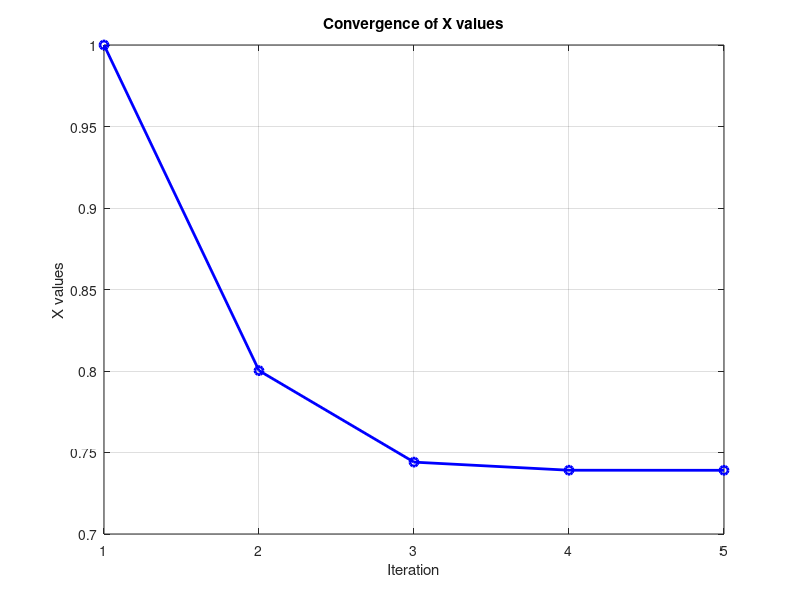
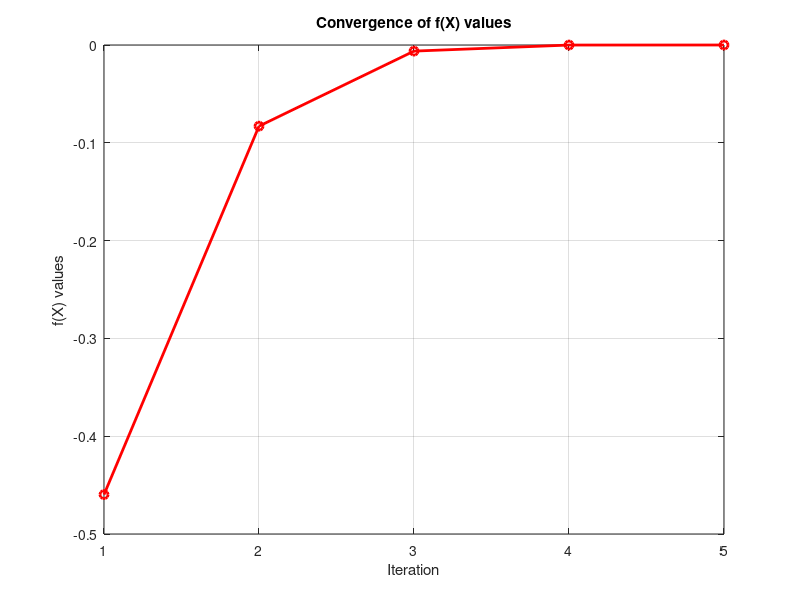
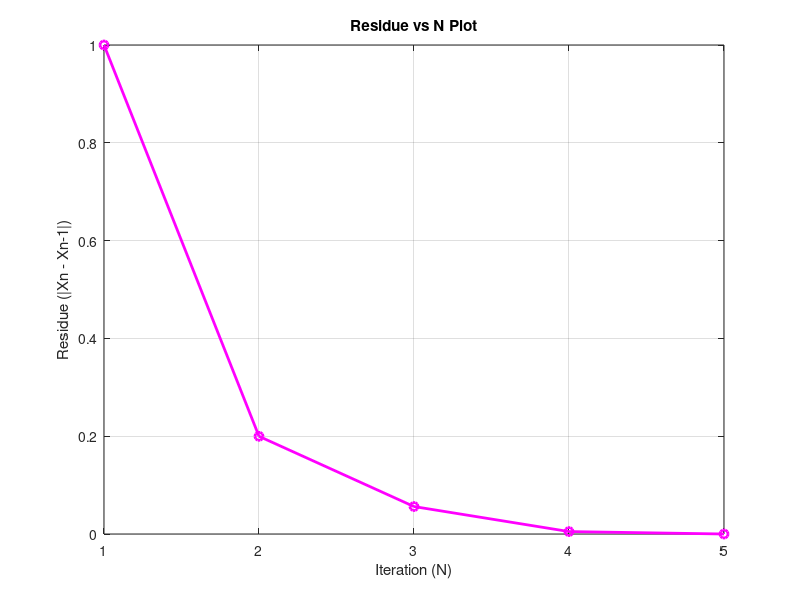
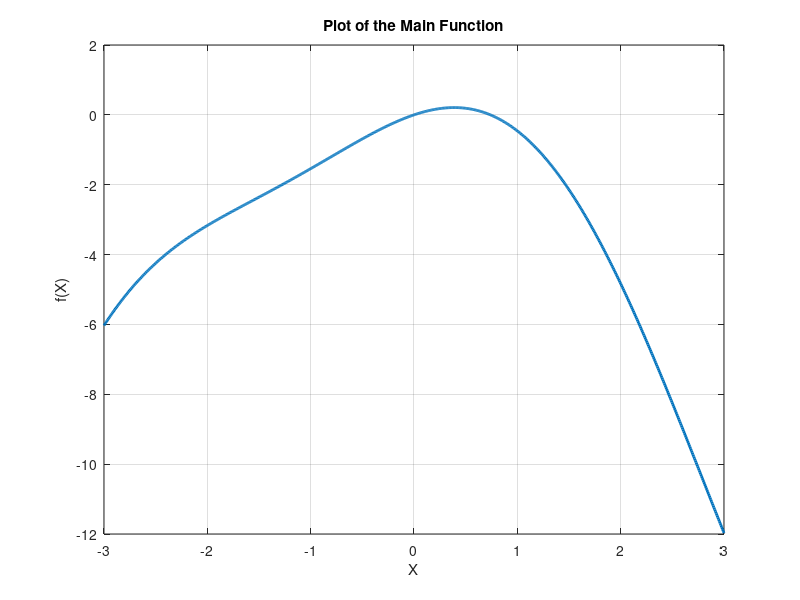

Reproduce these figures in MATLAB, in order.
fq3b = @(x) x*cos(x)-x^2;
dfq3b= @(x) cos(x)-x*sin(x)-2*x;
epsilon = 1e-5;
Nmax=10000;
x= 1;
d=1;
solution = fzero(fq3b,1);


fprintf("Below Values are up to 8 decimal places\n");
fprintf("Iteration\tX\t\tf(x)\t\tActual Solution\t\tAbsolute Error\t\tResidue\n");

% Initialize arrays to store iteration data for plotting
x_values = zeros(1, Nmax);
fx_values = zeros(1, Nmax);
absolute_errors = zeros(1, Nmax);

while d <= Nmax
    c = fq3b(x);
    dc = dfq3b(x);
    
    % Store values for plotting
    x_values(d) = x;
    fx_values(d) = c;

    if abs(c) <= epsilon
        fprintf("%d\t\t%.8f\t%.8f\t%.8f\t%.8f\t\t%.8f\n", d, x, c, solution, abs(x -solution),abs(x-x_values(d-1)));
        fprintf("Approximate Solution comes out to be %.8f\n", x);
        break;
    end
    
    if(d==1)
        fprintf("%d\t\t%.8f\t%.8f\t%.8f\t%.8f\t\t%.8f\n", d, x, c, solution, abs(x -solution),abs(x));
        absolute_errors(d) = abs(x);
        x = x - c/dc;
        
    else

        fprintf("%d\t\t%.8f\t%.8f\t%.8f\t%.8f\t\t%.8f\n", d, x, c, solution, abs(x -solution),abs(x-x_values(d-1)));
        absolute_errors(d) = abs(x - x_values(d-1));
        x = x - c/dc;
       
    end

    d = d + 1;
end

if d == Nmax
    fprintf("For %d iterations, the solution does not converge up to the given error %f\n", Nmax, epsilon);
end

% Figure 1 Plotting the convergence of X values
figure;
plot(1:d, x_values(1:d), '-o', 'Color', 'b', 'LineWidth', 2);
title('Convergence of X values');
xlabel('Iteration');
ylabel('X values');
grid on;

% Figure 2 Plotting the convergence of f(X) values
figure;
plot(1:d, fx_values(1:d), '-o', 'Color', 'r', 'LineWidth', 2);
title('Convergence of f(X) values');
xlabel('Iteration');
ylabel('f(X) values');
grid on;

% Figure 3 Plotting the absolute error plot
figure;
plot(1:d, absolute_errors(1:d), '-o', 'Color', 'm', 'LineWidth', 2);
title('Residue vs N Plot');
xlabel('Iteration (N)');
ylabel('Residue (|Xn - Xn-1|)');
grid on;

% Figure 4 Plot of the main function
figure;
x = linspace(-3, 3, 800);
plot(x, x .* cos(x) - x.^2, 'LineWidth', 2);
title('Plot of the Main Function');
xlabel('X');
ylabel('f(X)');
grid on;





